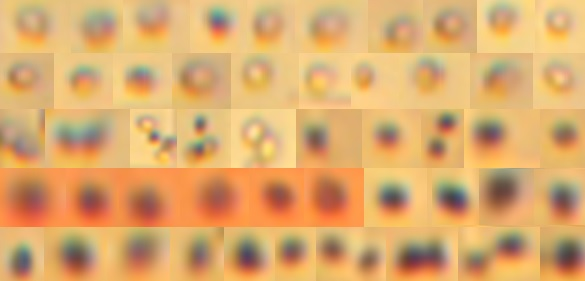
%> input picture sistem/imT1.jpg, 585 x 281 px
$ octave formatos.m   (GNU Octave 9; MATLAB toolbox functions it lacks are replaced by stand-ins)
%> lines starting %> are read from the running program, lines starting %| are printed output that depends on the picture; in (x1, y1, x2, y2) boxes, pixels count from 0 and x2, y2 are one past the last pixel; in counts of white or black regions, pixels touching at a corner belong together; the program's own positions count from 1
%%img original
cd C:\Users\Paulo\Documents\MATLAB\D_gen
imo=imread('imT1.jpg');
%> imo is the input picture: size 281x585x3 uint8; mean R, G, B 219.8, 170.6, 110
%save imo
%xlswrite('C:\Users\Paulo\Documents\MATLAB\contagem\transition\plan.xlsx',1,'imo','B2')


%%img rgb

%%img R
imr=imo(:,:,1);
imwrite(imr, 'C:\Users\Paulo\Documents\MATLAB\D_gen\unidades\tipos\imr.bmp');
%xlswrite('C:\Users\Paulo\Documents\MATLAB\contagem\transition\plan.xlsx',1,'imr','B3')


%%img G
img=imo(:,:,2);
imwrite(img, 'C:\Users\Paulo\Documents\MATLAB\D_gen\unidades\tipos\img.bmp');
%xlswrite('C:\Users\Paulo\Documents\MATLAB\contagem\transition\plan.xlsx',1,'img','B4')

%%img B
imb=imo(:,:,3);
imwrite(imb, 'C:\Users\Paulo\Documents\MATLAB\D_gen\unidades\tipos\imb.bmp');
%xlswrite('C:\Users\Paulo\Documents\MATLAB\contagem\transition\plan.xlsx',1,'imb','B5')

%%img YCbCr
imycbcr = rgb2ycbcr(imo);
%> imycbcr: size 281x585x3 uint8; mean of channels 1, 2, 3 169.2, 94, 154

%img Y
imy=imycbcr(:,:,1);
imwrite(imy, 'C:\Users\Paulo\Documents\MATLAB\D_gen\unidades\tipos\imy.bmp');
%xlswrite('C:\Users\Paulo\Documents\MATLAB\contagem\transition\plan.xlsx',1,'imy','B6')

%img Cb
imcb=imycbcr(:,:,2);
imwrite(imy, 'C:\Users\Paulo\Documents\MATLAB\D_gen\unidades\tipos\imcb.bmp');
%xlswrite('C:\Users\Paulo\Documents\MATLAB\contagem\transition\plan.xlsx',1,'imcb','B7')

%img Cr
imcr=imycbcr(:,:,3);
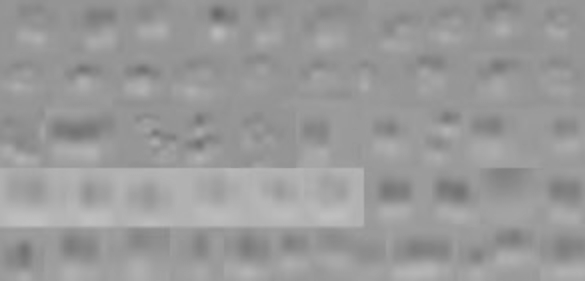
%> imcr: size 281x585 uint8; min 104, max 192, mean 154
imwrite(imy, 'C:\Users\Paulo\Documents\MATLAB\D_gen\unidades\tipos\imcr.bmp');
%xlswrite('C:\Users\Paulo\Documents\MATLAB\contagem\transition\plan.xlsx',1,'imcr','B8')

%img cinza
imcinza= rgb2gray(imo);
imwrite(imcinza, 'C:\Users\Paulo\Documents\MATLAB\D_gen\unidades\tipos\imcinza.bmp');
%xlswrite('C:\Users\Paulo\Documents\MATLAB\contagem\transition\plan.xlsx',1,'imcinza','B9')

%img bw
level = graythresh(imo);
%> level = 0.643
imbw= im2bw(imo,level);
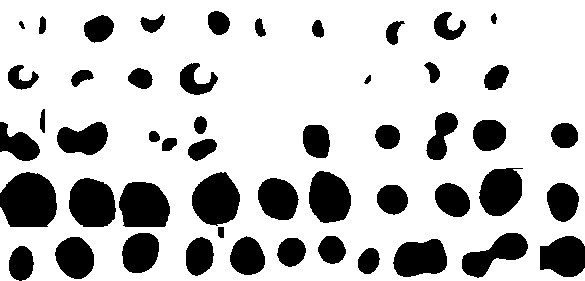
%> imbw: size 281x585 logical; 76.8% white; 51 black regions, largest, box (x1, y1, x2, y2) and area: (0, 172, 57, 227) 2546, (119, 182, 170, 227) 1926, (192, 172, 240, 226) 1917
imwrite(imbw, 'C:\Users\Paulo\Documents\MATLAB\D_gen\unidades\tipos\imbw.bmp');
%xlswrite('C:\Users\Paulo\Documents\MATLAB\contagem\transition\plan.xlsx',1,'imbw','B10')


%img indexada
[X,map] = rgb2ind(imo,256);
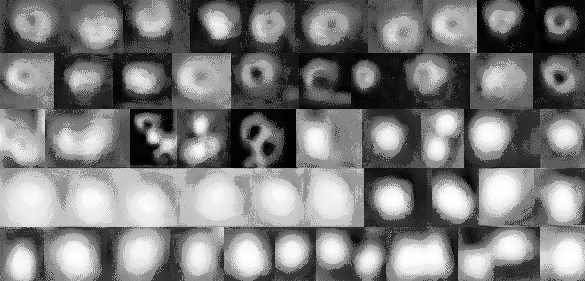
%> X: size 281x585 uint8; min 0, max 255, mean 124.7
%> map = 256 rows, first 12: [0.992 0.855 0.573; 0.992 0.847 0.514; 0.984 0.843 0.557; 0.976 0.831 0.541; 0.969 0.835 0.58; 0.973 0.831 0.525; 0.976 0.827 0.557; 0.953 0.831 0.553; 0.988 0.827 0.506; 0.992 0.816 0.537; 0.965 0.816 0.545; 0.945 0.808 0.565]
imind=[X]
imwrite(imind, 'C:\Users\Paulo\Documents\MATLAB\D_gen\unidades\tipos\imind.bmp');
%xlswrite('C:\Users\Paulo\Documents\MATLAB\contagem\transition\plan.xlsx',1,'imind','B12')

%img intensidade


%convertende de matriz para imagem em cinza
%imtotal = mat2gray(imint);
%imwrite(imtotal, 'imtotal.bmp');

%img HSV
imhsv =rgb2hsv(imo);
%> imhsv: size 281x585x3 double; mean H, S, V 0.104, 0.492, 0.863
imwrite(imhsv, 'C:\Users\Paulo\Documents\MATLAB\D_gen\unidades\tipos\imhsv.bmp');
%xlswrite('C:\Users\Paulo\Documents\MATLAB\contagem\transition\plan.xlsx',1,'imhsv','B13')

%img H
imh =imhsv(:,:,1);
imwrite(imh, 'C:\Users\Paulo\Documents\MATLAB\D_gen\unidades\tipos\imh.bmp');
%xlswrite('C:\Users\Paulo\Documents\MATLAB\contagem\transition\plan.xlsx',1,'immh','B14')

%img S
ims=imhsv(:,:,2);
imwrite(ims, 'C:\Users\Paulo\Documents\MATLAB\D_gen\unidades\tipos\ims.bmp');
%xlswrite('C:\Users\Paulo\Documents\MATLAB\contagem\transition\plan.xlsx',1,'imsv','B15')

%img V
imv =imhsv(:,:,3);
imwrite(imv, 'C:\Users\Paulo\Documents\MATLAB\D_gen\unidades\tipos\imv.bmp');

%img -r
imgb=imb+img-imr;
imwrite(imgb, 'C:\Users\Paulo\Documents\MATLAB\D_gen\unidades\tipos\imgb.bmp');

%img -g
imrb=imb+imr-img;
imwrite(imrb, 'C:\Users\Paulo\Documents\MATLAB\D_gen\unidades\tipos\imrb.bmp');

%img -b
imrg=imr+img-imb;
imwrite(imrg, 'C:\Users\Paulo\Documents\MATLAB\D_gen\unidades\tipos\imrg.bmp');

%img HSV-H
imsv=ims+imv-imh;
imwrite(imsv, 'C:\Users\Paulo\Documents\MATLAB\D_gen\unidades\tipos\imsv.bmp');

%img HSV-S
imhv=imh+imv-ims;
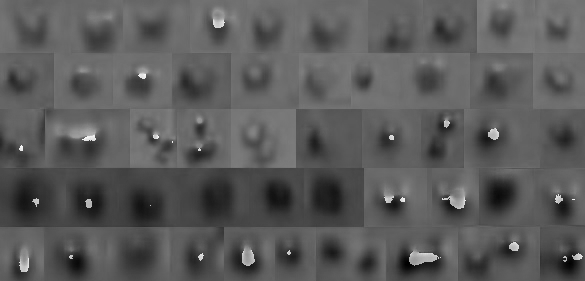
%> imhv: size 281x585 double; min -0.0937, max 1.51, mean 0.476; drawn with min black and max white
imwrite(imhv, 'C:\Users\Paulo\Documents\MATLAB\D_gen\unidades\tipos\imhv.bmp');
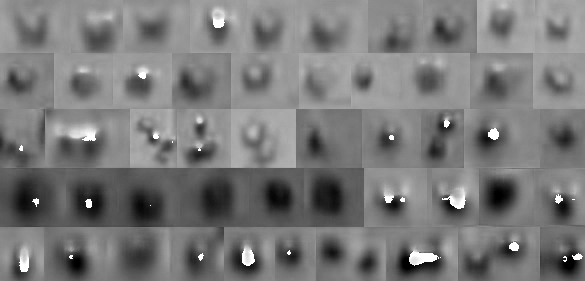
%> saved as imhv.bmp: size 281x585 uint8; min 0, max 255, mean 121

%img HSV-V
imhs=imh+ims-imv;
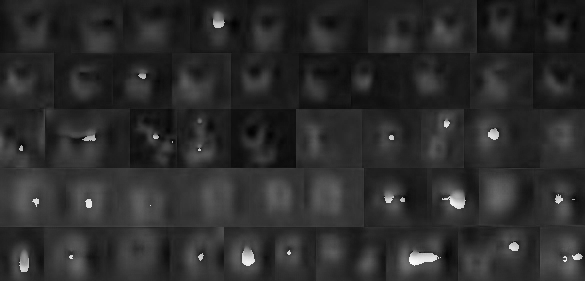
%> imhs: size 281x585 double; min -0.552, max 1.07, mean -0.267; drawn with min black and max white
imwrite(imhs, 'C:\Users\Paulo\Documents\MATLAB\D_gen\unidades\tipos\imhs.bmp');
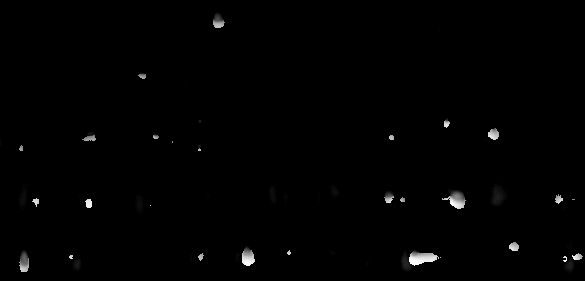
%> saved as imhs.bmp: size 281x585 uint8; min 0, max 255, mean 1.9

$ run again, with sistem/h2.bmp saved as sistem/imT1.jpg
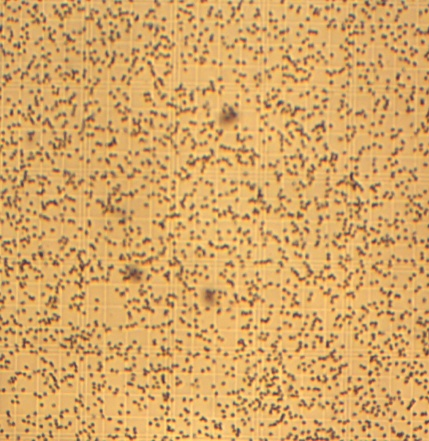
%> input picture sistem/h2.bmp, 429 x 441 px
%> imo is the input picture: size 441x429x3 uint8; mean R, G, B 213.8, 166.7, 103.1
%> imycbcr: size 441x429x3 uint8; mean of channels 1, 2, 3 165.1, 93, 153.2
%> level = 0.612
%> `imbw= im2bw(imo,level);`:
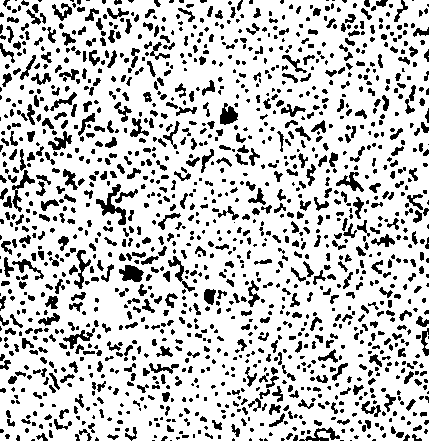
%> imbw: size 441x429 logical; 78.3% white; 1458 black regions (804 under 20 px), largest, box (x1, y1, x2, y2) and area: (96, 184, 126, 225) 383, (119, 265, 144, 282) 284, (220, 103, 238, 125) 253
%> map = 256 rows, first 12: [0.988 0.824 0.514; 0.988 0.812 0.471; 0.976 0.788 0.502; 0.984 0.792 0.447; 0.988 0.78 0.475; 0.965 0.773 0.482; 0.992 0.776 0.427; 0.965 0.773 0.435; 0.945 0.8 0.514; 0.945 0.792 0.475; 0.949 0.773 0.463; 0.949 0.765 0.494]
%> imhsv: size 441x429x3 double; mean H, S, V 0.0957, 0.513, 0.838
%> `imhs=imh+ims-imv;`:
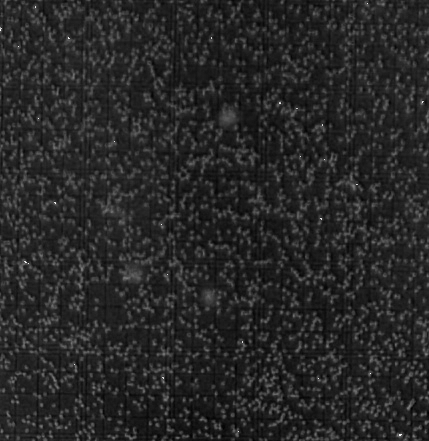
%> imhs: size 441x429 double; min -0.472, max 1.09, mean -0.229; drawn with min black and max white

$ run again, with sistem/h3.1.bmp saved as sistem/imT1.jpg
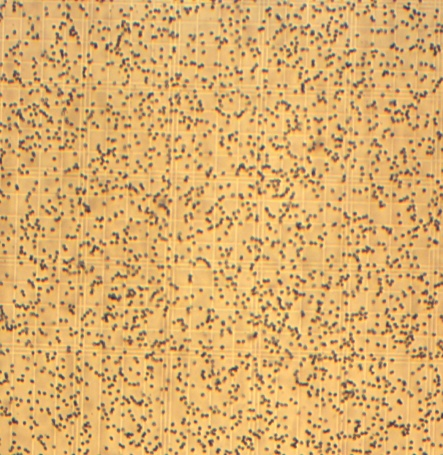
%> input picture sistem/h3.1.bmp, 443 x 455 px
%> imo is the input picture: size 455x443x3 uint8; mean R, G, B 217.9, 173.6, 109.9
%> imycbcr: size 455x443x3 uint8; mean of channels 1, 2, 3 170.2, 93.4, 152
%> level = 0.631
%> `imbw= im2bw(imo,level);`:
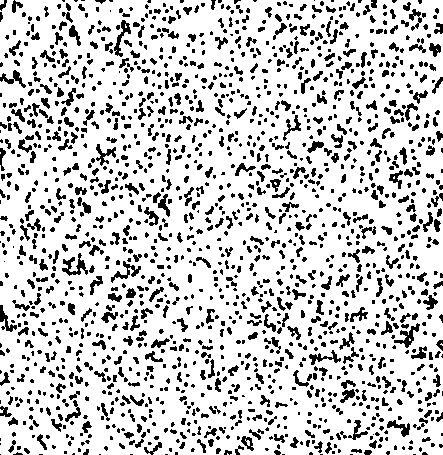
%> imbw: size 455x443 logical; 80.1% white; 1680 black regions (1040 under 20 px), largest, box (x1, y1, x2, y2) and area: (62, 253, 88, 276) 242, (394, 323, 420, 348) 210, (114, 20, 131, 57) 200
%> map = 256 rows, first 12: [0.98 0.851 0.58; 0.992 0.847 0.522; 0.992 0.827 0.51; 0.988 0.827 0.545; 0.992 0.831 0.482; 0.98 0.812 0.537; 0.992 0.808 0.506; 0.984 0.808 0.482; 0.992 0.82 0.451; 0.976 0.796 0.529; 0.98 0.792 0.506; 0.988 0.792 0.49]
%> imhsv: size 455x443x3 double; mean H, S, V 0.0999, 0.489, 0.855
%> `imwrite(imhs, 'C:\Users\Paulo\Documents\MATLAB\D_gen\unidades\tipos\im..`:
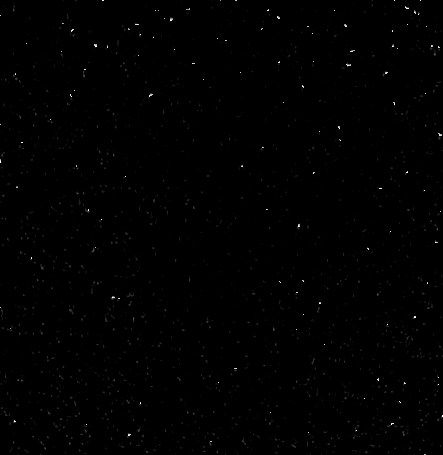
%> saved as imhs.bmp: size 455x443 uint8; min 0, max 255, mean 0.9
